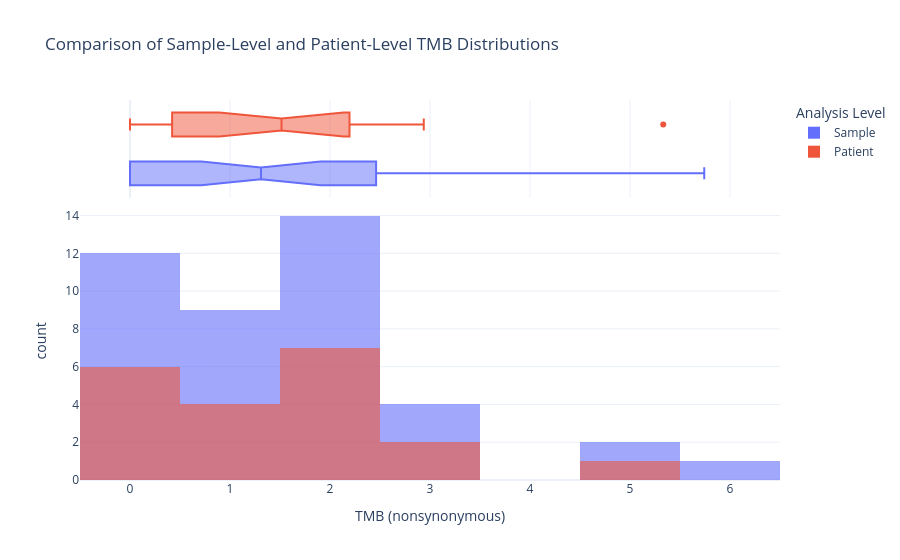

The cell this chart's notebook holds for it:
### Markdown cell above
## Compare TMB distributions

### Code cell
sample_tmb = sample_df[
    [
        "TMB (nonsynonymous)"
    ]
].copy()

sample_tmb["Analysis Level"] = "Sample"

patient_tmb = patient_df[
    [
        "TMB (nonsynonymous)"
    ]
].copy()

patient_tmb["Analysis Level"] = "Patient"

combined_tmb = pd.concat(
    [
        sample_tmb,
        patient_tmb
    ],
    ignore_index=True
)

fig = px.histogram(
    combined_tmb,
    x="TMB (nonsynonymous)",
    color="Analysis Level",
    barmode="overlay",
    marginal="box",
    opacity=0.6,
    title=(
        "Comparison of Sample-Level and "
        "Patient-Level TMB Distributions"
    )
)

fig.update_layout(
    template="plotly_white"
)

fig.show()

### Figure 1 — Plotly figure (JSON) as saved in the notebook; plotly's stock layout.template omitted (floating-point values rounded to 4 significant figures)
{"data": [{"bingroup": "x", "hovertemplate": "Analysis Level=Sample<br>TMB (nonsynonymous)=%{x}<br>count=%{y}<extra></extra>", "legendgroup": "Sample", "marker": {"color": "#636efa", "opacity": 0.6, "pattern": {"shape": ""}}, "name": "Sample", "orientation": "v", "showlegend": true, "type": "histogram", "x": [0.9787, 0.8647, 0.0, 0.0, 0.8647, 2.594, 0.0, 0.8647, 0.0, 0.0, 0.8647, 1.729, 2.594, 3.281, 0.8647, 2.461, 2.461, 0.0, 0.0, 1.729, 1.641, 0.8647, 2.461, 0.0, 4.922, 1.729, 1.729, 1.641, 0.8203, 1.641, 0.0, 0.8203, 0.0, 0.0, 0.0, 2.461, 3.281, 2.461, 5.742, 4.922, 2.461, 2.461], "xaxis": "x", "yaxis": "y"}, {"hovertemplate": "Analysis Level=Sample<br>TMB (nonsynonymous)=%{x}<extra></extra>", "legendgroup": "Sample", "marker": {"color": "#636efa"}, "name": "Sample", "notched": true, "showlegend": false, "type": "box", "x": [0.9787, 0.8647, 0.0, 0.0, 0.8647, 2.594, 0.0, 0.8647, 0.0, 0.0, 0.8647, 1.729, 2.594, 3.281, 0.8647, 2.461, 2.461, 0.0, 0.0, 1.729, 1.641, 0.8647, 2.461, 0.0, 4.922, 1.729, 1.729, 1.641, 0.8203, 1.641, 0.0, 0.8203, 0.0, 0.0, 0.0, 2.461, 3.281, 2.461, 5.742, 4.922, 2.461, 2.461], "xaxis": "x2", "yaxis": "y2"}, {"bingroup": "x", "hovertemplate": "Analysis Level=Patient<br>TMB (nonsynonymous)=%{x}<br>count=%{y}<extra></extra>", "legendgroup": "Patient", "marker": {"color": "#EF553B", "opacity": 0.6, "pattern": {"shape": ""}}, "name": "Patient", "orientation": "v", "showlegend": true, "type": "histogram", "x": [0.9217, 0.0, 1.729, 0.4323, 0.0, 1.297, 2.938, 1.929, 0.0, 1.685, 1.663, 2.461, 1.729, 1.367, 0.4102, 0.0, 1.231, 2.871, 5.332, 2.461], "xaxis": "x", "yaxis": "y"}, {"hovertemplate": "Analysis Level=Patient<br>TMB (nonsynonymous)=%{x}<extra></extra>", "legendgroup": "Patient", "marker": {"color": "#EF553B"}, "name": "Patient", "notched": true, "showlegend": false, "type": "box", "x": [0.9217, 0.0, 1.729, 0.4323, 0.0, 1.297, 2.938, 1.929, 0.0, 1.685, 1.663, 2.461, 1.729, 1.367, 0.4102, 0.0, 1.231, 2.871, 5.332, 2.461], "xaxis": "x2", "yaxis": "y2"}], "layout": {"barmode": "overlay", "legend": {"title": {"text": "Analysis Level"}, "tracegroupgap": 0}, "title": {"text": "Comparison of Sample-Level and Patient-Level TMB Distributions"}, "xaxis": {"anchor": "y", "domain": [0, 1], "title": {"text": "TMB (nonsynonymous)"}}, "xaxis2": {"anchor": "y2", "domain": [0, 1], "matches": "x", "showgrid": true, "showticklabels": false}, "yaxis": {"anchor": "x", "domain": [0, 0.7326], "title": {"text": "count"}}, "yaxis2": {"anchor": "x2", "domain": [0.7426, 1], "matches": "y2", "showgrid": false, "showline": false, "showticklabels": false, "ticks": ""}}}
